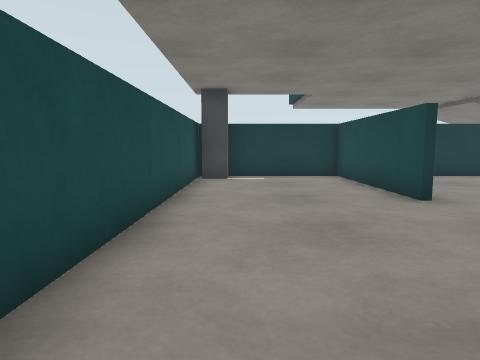
view 1 (above)

24 first-person views from a walk through a world built for the Webots simulator. The camera is 0.1 m above the floor, tilts 6° down and sees 75° across. The floor is counted in squares, 0.1 m on a side. Each view is taken from the middle of a square. On the plan, view 1 faces up. The plan holds only what a view shows up to about 12 squares ahead; the rest is blank. The place goes on beyond the plan. Robots are left out.

view 2
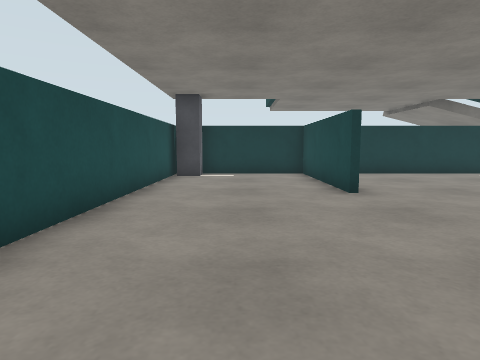

view 3
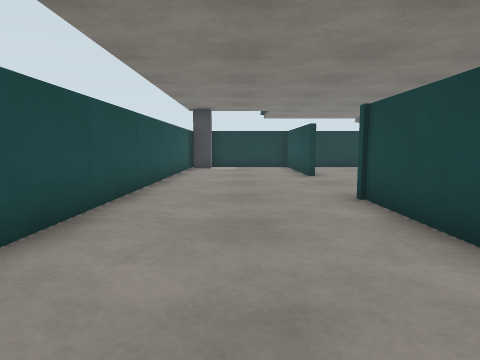

view 4
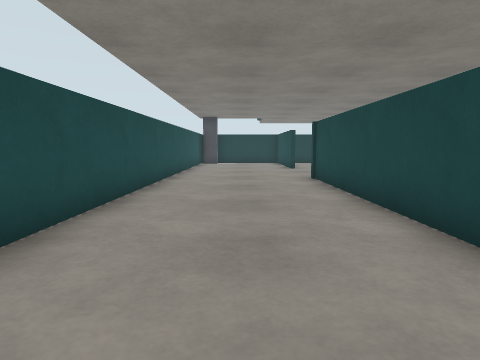

view 5
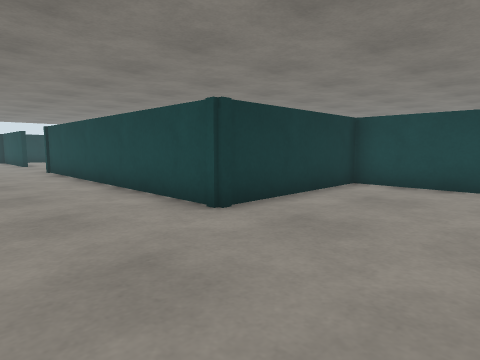

view 6
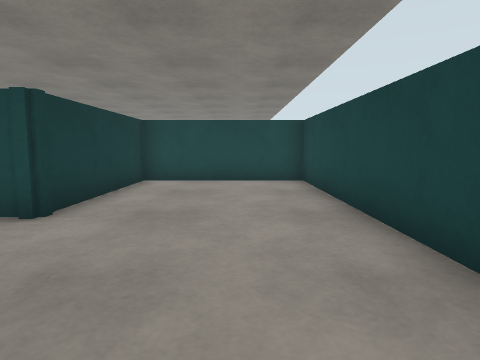

view 7
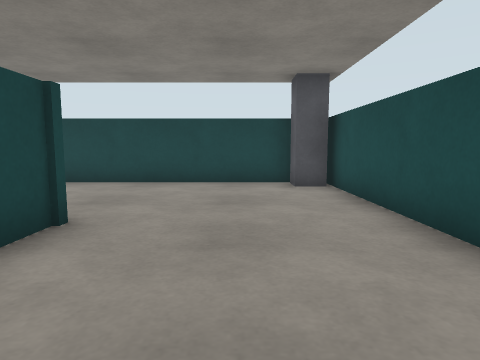

view 8
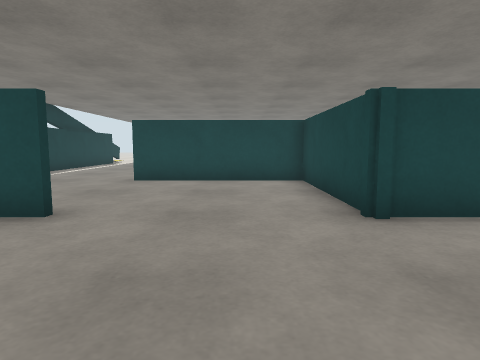

view 9
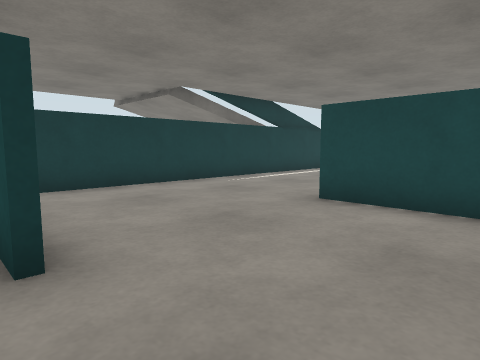

view 10
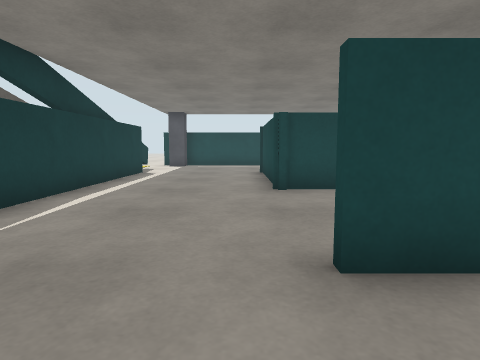

view 11
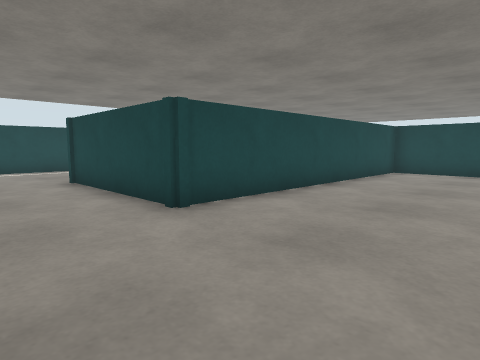

view 12
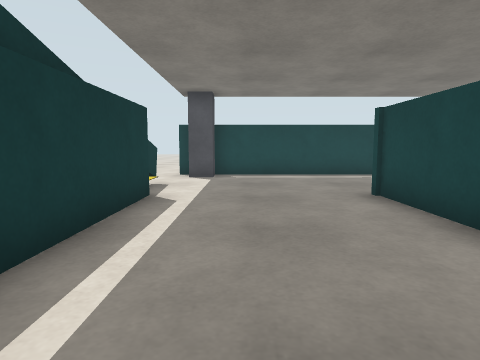

view 13
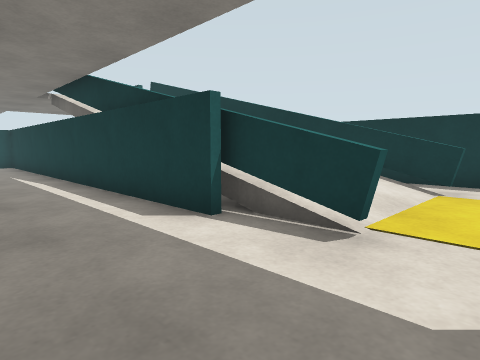

view 14
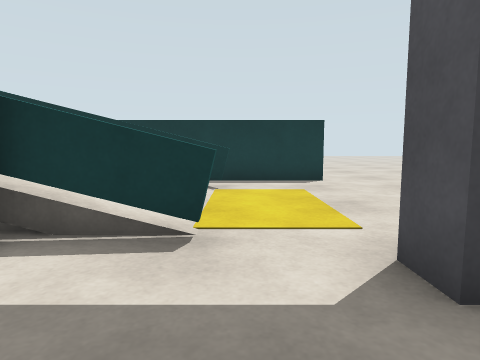

view 15
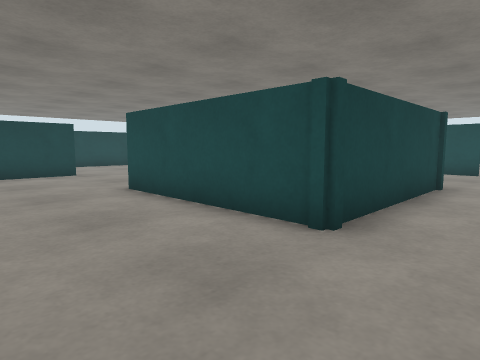

view 16
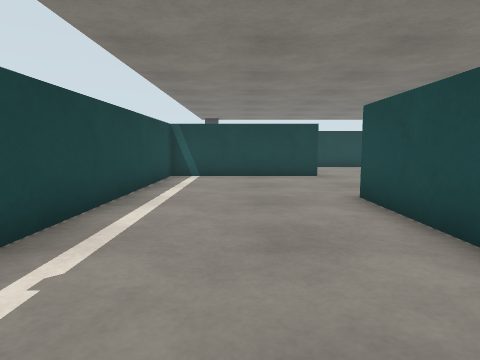

view 17
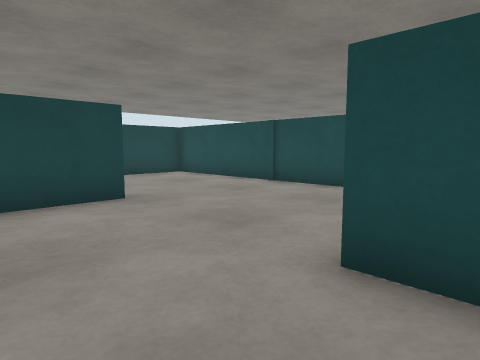

view 18
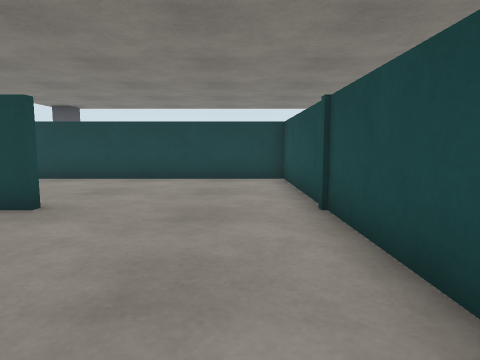

view 19
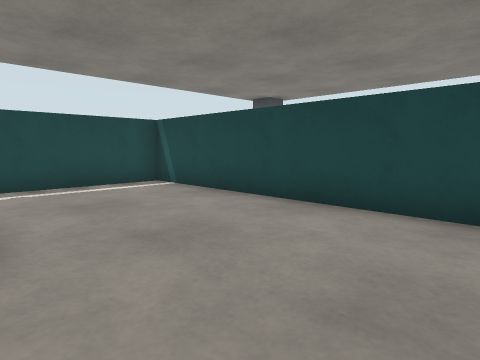

view 20
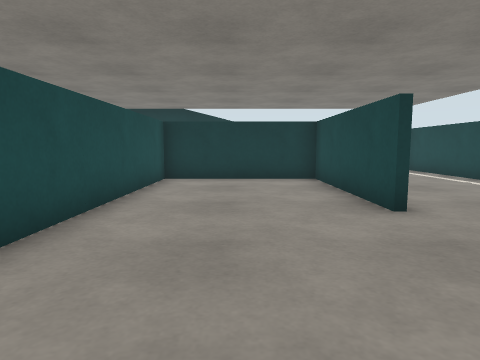

view 21
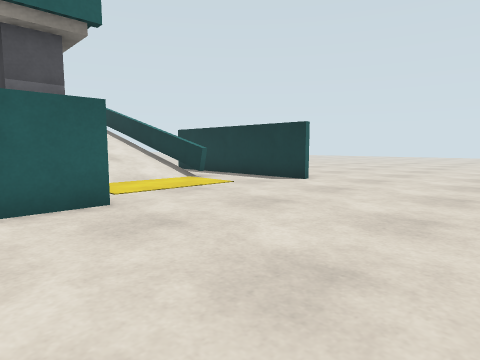

view 22
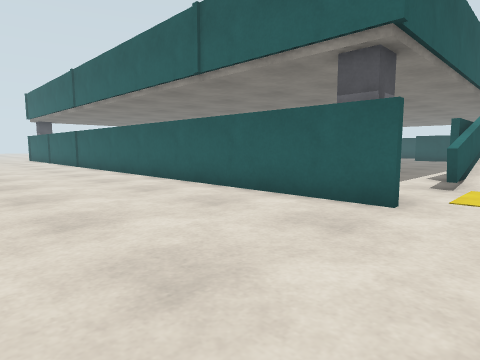

view 23
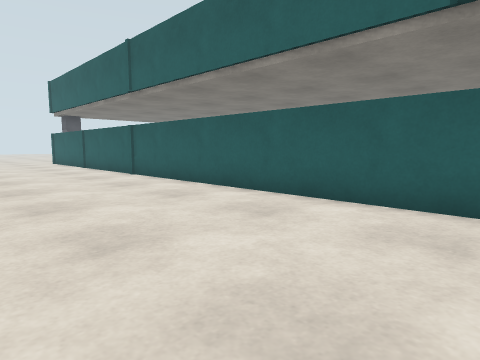

view 24
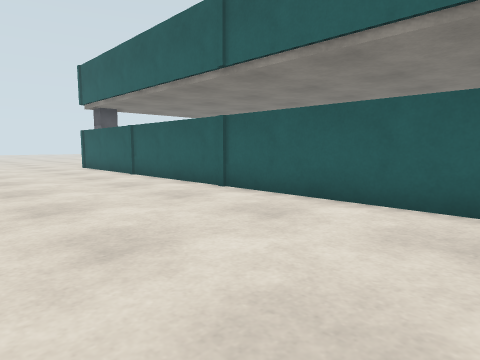

### Floor plan
Points are (right, up) in squares from view 1. A wall is a line through its corners. A room is listed if a view was taken in it or the views show most of it. See-through windows are left out.
Room 1 (views 1, 2, 3, 4, 5, 6, 7, 8, 9)
walls: (-1.4, -8) (-1.4, -13.6); (3.4, 5.8) (3.4, 10.9) (-1.4, 10.9) (-1.4, -6); (-0.5, -13.9) (8.4, -13.9) (8.4, -9.1) (3.4, -9.1) (3.4, 1.1)
ways out: opening at (3, 3.5) to room 4
objects: pillar (-1, -13); pillar (-1, 10)
Room 2 (view 10)
walls: (8.6, 10.9) (4.6, 10.9)
ways out: opening at (8, 8.5) to room 3; opening at (5.5, 6) to room 4
Room 3 (views 11, 12, 13, 14, 15, 16, 17, 18, 19, 20, 21, 22, 23, 24)
walls: (18.5, 5.8) (13.5, 5.8); (13.6, 6.2) (13.6, -8.9) (23.8, -8.9); (18.4, 0.8) (18.4, 6.2); (12.6, 10.9) (8.6, 10.9); (8.6, 6.2) (8.6, 5.1); (18.2, -3.9) (23.8, -3.9); (10.6, -3.9) (13.4, -3.9) (13.4, 6.1) (18.6, 6.1) (18.6, 0.8); (23.6, 11.2) (23.6, -9.8); (23.4, -4) (23.4, 11.2); (23.4, -9) (23.4, -5)
ways out: opening at (8, 8.5) to room 2
objects: ramp (13, 11); ramp (14, 11) to (20, 11); ramp (14, 16) to (20, 16); gate (17, 17) to (23, 17); pillar (23, 10)
Room 4 (no view inside)
walls: (3.4, 1.1) (8.4, 1.1) (8.4, 6.2)
ways out: opening at (3, 3.5) to room 1; opening at (5.5, 6) to room 2

Positions as (right, up) in squares from view 1, and headings:
1: (0, 0), facing up
2: (1, -1), facing up
3: (1, -5), facing up
4: (1, -9), facing up
5: (0, -13), facing up-right
6: (-1, -12), facing right
7: (1, -5), facing down
8: (-1, 3), facing right
9: (3, 3), facing up-right
10: (6, 7), facing right
11: (9, 9), facing down-right
12: (12, 9), facing right
13: (22, 8), facing up-left
14: (21, 8), facing up
15: (22, 8), facing down-left
16: (21, 7), facing down
17: (21, 2), facing down-left
18: (15, 1), facing down
19: (15, -4), facing down-right
20: (16, -4), facing up
21: (29, 9), facing up-left
22: (29, 13), facing down-left
23: (29, 7), facing down-left
24: (29, 2), facing down-left
